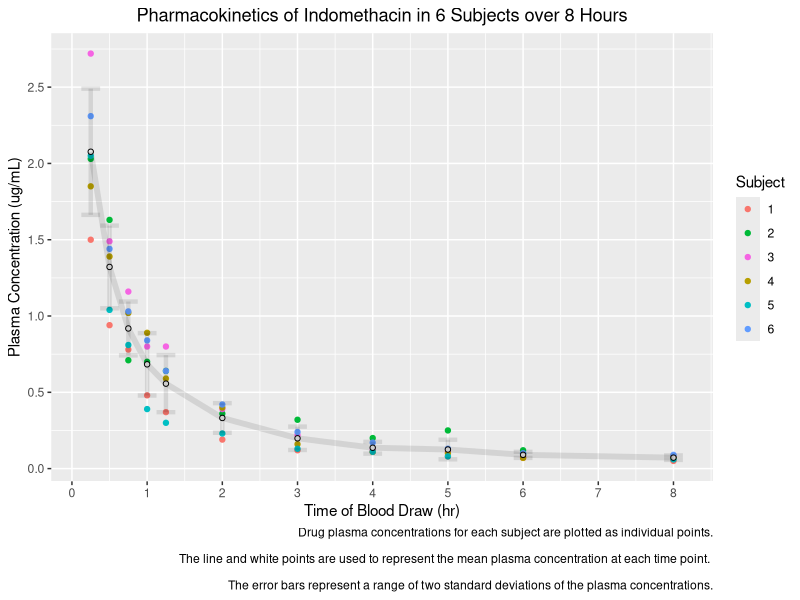
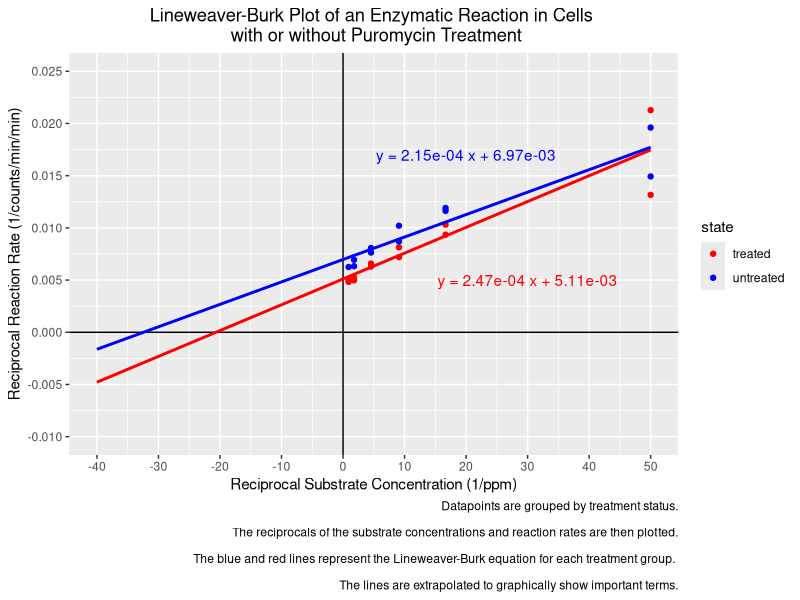
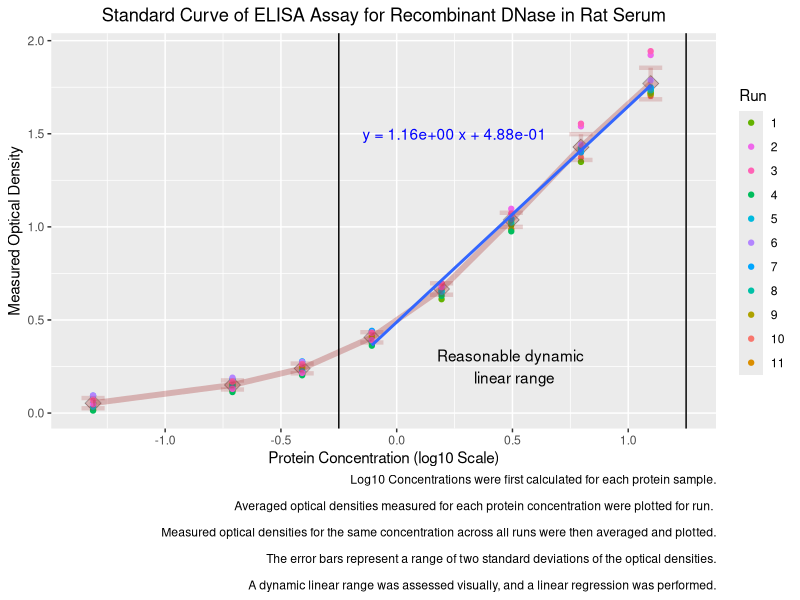
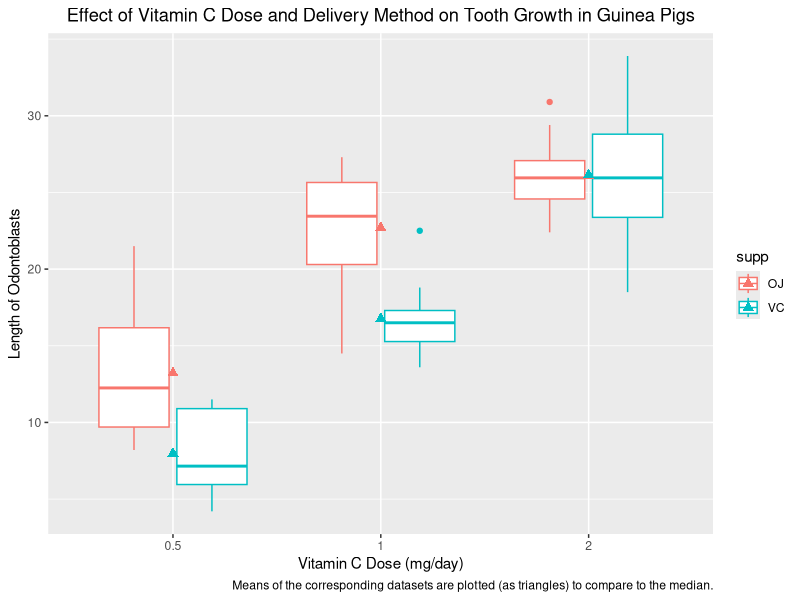

Generate these figures, in order, with R:
## ---- chunk 1
knitr::opts_chunk$set(echo = TRUE)

library(tidyverse)
## ---- chunk 2
#Dataset 1: Pharmacokinetics of Indomethacin
data(Indometh)

Inm<-as.tibble(Indometh)

#Create additional variables to calculate mean and standard deviation of drug concentrations across all six subjects at each timepoint
Inm%>%group_by(time)%>%mutate(mean_conc=mean(conc),sd_conc=sd(conc))->Inm_change

#Remove subject IDs and conc to only retain the mean and standard deviation of drug concentrations for all six subjects at each timepoint
Inm_change%>%select(-Subject,-conc)%>%distinct()->Inm_trunc

#Create plot of all subjects' data, with mean and standard deviations superimposed 

ggplot()+
  geom_point(data=Inm,mapping=aes(x=time,y=conc,colour=Subject),size=1.5)+scale_colour_hue(breaks=c("1","2","3","4","5","6"))+
  geom_point(data=Inm_trunc,mapping=aes(x=time,y=mean_conc),shape=21,fill="white")+
  geom_line(data=Inm_trunc,mapping=aes(x=time,y=mean_conc),size=2,alpha=0.1)+
  geom_errorbar(data=Inm_trunc,mapping=aes(x=time,ymin=mean_conc-sd_conc,ymax=mean_conc+sd_conc),width=0.25,size=1.5,alpha=0.1)+
  scale_y_continuous(name="Plasma Concentration (ug/mL)",breaks=seq(0,3,by=0.5))+
  scale_x_continuous(name="Time of Blood Draw (hr)",breaks=seq(0,8,by=1))+
  labs(title="Pharmacokinetics of Indomethacin in 6 Subjects over 8 Hours",
  caption = "Drug plasma concentrations for each subject are plotted as individual points.
  \n The line and white points are used to represent the mean plasma concentration at each time point. 
  \n The error bars represent a range of two standard deviations of the plasma concentrations.")+theme(plot.title=element_text(hjust=0.5))


## ---- chunk 3
#Dataset 2: Puromycin and Reaction Velocity of an Enzymatic Reaction
data(Puromycin)

Puro<-as.tibble(Puromycin)

#Create variables for 1/concentration and 1/rate and create separate tibbles (for cells treated and untreated with puromycin)

Puro%>%mutate(Inv_rate=1/rate,Inv_conc=1/conc)->Puro_mod

Puro_mod%>%filter(state=="treated")->Puro_LB_treated

Puro_mod%>%filter(state=="untreated")->Puro_LB_untreated

#Calculating the Michaelis-Menten constant and maximum reaction velocity.
#Y-intercept is 1/(maximum reaction velocity)
#X-intercept is -1/(Michaelis-Menten constant)

#For untreated

lm(Inv_rate~Inv_conc,Puro_LB_untreated)->lm_untreated

#summary(lm_untreated) #Gives summary statistics

#names(summary(lm_untreated)) #Find names of the elements I want

as.data.frame(summary(lm_untreated)$coefficients)$Estimate -> lm_untreated_int_slope

Vmax_untreated=round(1/(lm_untreated_int_slope[1]),digits=2)


Km_untreated=round(-1/(-lm_untreated_int_slope[1]/lm_untreated_int_slope[2]),digits=4)


untreated_eqn<-paste("y = ",formatC(lm_untreated_int_slope[2],format='e',digits=2)," x + ",formatC(lm_untreated_int_slope[1],format='e',digits=2),sep="")


#For treated 

lm(Inv_rate~Inv_conc,Puro_LB_treated)->lm_treated

#summary(lm_treated) #Gives summary statistics

#names(summary(lm_treated)) #Find names of the elements I want

as.data.frame(summary(lm_treated)$coefficients)$Estimate -> lm_treated_int_slope

Vmax_treated=round(1/(lm_treated_int_slope[1]),digits=2)

Km_treated=round(-1/(-lm_treated_int_slope[1]/lm_treated_int_slope[2]),digits=4)

treated_eqn<-paste("y = ",formatC(lm_treated_int_slope[2],format='e',digits=2)," x + ",formatC(lm_treated_int_slope[1],format='e',digits=2),sep="")



#Plotting
ggplot()+
  geom_point(data=Puro_mod,mapping=aes(x=Inv_conc,y=Inv_rate,colour=state))+
  scale_x_continuous(name="Reciprocal Substrate Concentration (1/ppm)",limits=c(-40,50),breaks=seq(-40,50,by=10))+
  scale_y_continuous(name="Reciprocal Reaction Rate (1/counts/min/min)",limits=c(-0.01,0.025),breaks=seq(-0.01,0.03,by=0.005))+
  geom_vline(xintercept=0)+
  geom_hline(yintercept=0)+
  scale_colour_manual(values=c("red","blue"))+
  geom_smooth(data=Puro_LB_treated,mapping=aes(x=Inv_conc,y=Inv_rate),colour="red",method="lm",se=FALSE,fullrange=TRUE)+
  annotate('text',label=treated_eqn,x=30,y=0.005,colour="red")+
  geom_smooth(data=Puro_LB_untreated,mapping=aes(x=Inv_conc,y=Inv_rate),colour="blue",method="lm",se=FALSE,fullrange=TRUE)+
  annotate('text',label=untreated_eqn,x=20,y=0.017,colour="blue")+
  labs(title="Lineweaver-Burk Plot of an Enzymatic Reaction in Cells \n with or without Puromycin Treatment",
       caption = "Datapoints are grouped by treatment status.
        \n The reciprocals of the substrate concentrations and reaction rates are then plotted.
       \n The blue and red lines represent the Lineweaver-Burk equation for each treatment group. 
       \n The lines are extrapolated to graphically show important terms.")+theme(plot.title=element_text(hjust=0.5))



 
## ---- chunk 4
#Dataset 3: ELISA Assay of DNase

data(DNase)

dna<-as.tibble(DNase)

#Convert concentrations to log10 scale and create summary statistics for both all runs together and individual runs.

dna%>%mutate(log_conc=log10(conc))%>%group_by(Run,log_conc)%>%summarise(mean_density=mean(density),sd_density=sd(density))->summed_log_dna

dna%>%mutate(log_conc=log10(conc))%>%group_by(log_conc)%>%summarise(mean_density=mean(density),sd_density=sd(density))->summed_mean_log_dna

summed_log_dna%>%filter(log_conc >=-0.25, log_conc<=1.25)->linear_log_dna #Create another tibble with just the data that falls within a predicted linear dynamic range

lm(mean_density~log_conc,linear_log_dna)->lm_linear

as.data.frame(summary(lm_linear)$coefficients)$Estimate->lm_linear_int_slope

lin_range_eqn<-paste("y = ",formatC(lm_linear_int_slope[2],format='e',digits=2)," x + ",formatC(lm_linear_int_slope[1],format='e',digits=2),sep="")


ggplot()+
  geom_point(data=summed_mean_log_dna,mapping=aes(x=log_conc,y=mean_density),fill="brown",size=4,shape=23,alpha=0.3)+
  geom_point(data=summed_log_dna,mapping=aes(x=log_conc,y=mean_density,colour=Run))+
  scale_colour_hue(breaks=c("1","2","3","4","5","6","7","8","9","10","11"))+
  geom_line(data=summed_mean_log_dna,mapping=aes(x=log_conc,y=mean_density),colour="brown",size=2,alpha=0.3)+
  geom_errorbar(data=summed_mean_log_dna,mapping=aes(x=log_conc,ymin=mean_density-sd_density,ymax=mean_density+sd_density),colour="brown",width=0.1,size=1.5,alpha=0.2)+
  geom_smooth(data=linear_log_dna,mapping=aes(x=log_conc,y=mean_density),method="lm",se=FALSE,size=1,alpha=0.2)+
  geom_vline(xintercept=-0.25)+
  geom_vline(xintercept=1.25)+
  annotate('text',label="Reasonable dynamic \n linear range",x=0.5,y=0.25)+
  annotate('text',label=lin_range_eqn,x=0.25,y=1.5,colour="blue")+
  xlab('Protein Concentration (log10 Scale)')+
  ylab('Measured Optical Density')+
  labs(title="Standard Curve of ELISA Assay for Recombinant DNase in Rat Serum",
       caption = "Log10 Concentrations were first calculated for each protein sample.
       \n Averaged optical densities measured for each protein concentration were plotted for run. 
       \n Measured optical densities for the same concentration across all runs were then averaged and plotted.
       \n The error bars represent a range of two standard deviations of the optical densities.
       \n A dynamic linear range was assessed visually, and a linear regression was performed.")+
  theme(plot.title=element_text(hjust=0.5))
## ---- chunk 5
#Dataset 4:  The Effect of Vitamin C on Tooth Growth in Guinea Pigs

data(ToothGrowth)

tooth<-as.tibble(ToothGrowth)


#Create summary statistics for each combination of delibery method and dose to compare means to median graphically.

tooth%>%group_by(supp,dose)%>%summarise(mean_length=mean(len),median_length=median(len), IQR_half=IQR(len)/2,sd_length=sd(len))->summed_tooth



ggplot()+
  geom_boxplot(data=tooth,mapping=aes(x=as.factor(dose),y=len,colour=supp))+
  geom_point(data=summed_tooth,mapping=aes(x=as.factor(dose),y=mean_length,colour=supp),shape=17,size=2.5)+
  xlab('Vitamin C Dose (mg/day)')+
  ylab("Length of Odontoblasts")+
  labs(title="Effect of Vitamin C Dose and Delivery Method on Tooth Growth in Guinea Pigs",
       caption="Means of the corresponding datasets are plotted (as triangles) to compare to the median.")+
  theme(plot.title=element_text(hjust=0.5))

